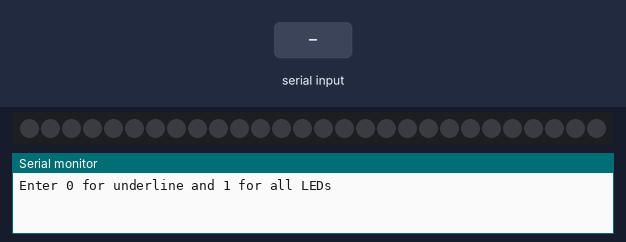
Simulated run of this sketch. Board: Arduino Uno, built with avr-gcc and run on an emulated ATmega328P. On the bench: 28 RGB LEDs in strip order, left to right, the last lines printed to the serial monitor. The test bench sets the inputs (shaded band).

Above: at 1.2 s.
1.3 s: "0\n" received over Serial
2.8 s: "1\n" received over Serial
At 3.7 s:
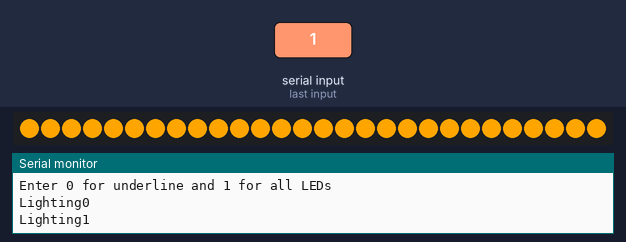
Timing chart, 0 to 5.8 s (numbered marks = the images above; inputs shaded):
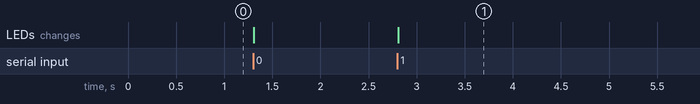

The sketch:

LEDUnderlineTest.ino
```cpp
#include <PololuLedStrip.h>

// Define the number of LEDs in your strip
#define NUM_LEDS 28  // Adjusted to match your strip length
#define LED_PIN 8   // The pin your LED strip is connected to
#define GROUP_SIZE 28 // Number of LEDs per group
#define HEIGHT 10
#define WIDTH 4

// Create an instance of the PololuLedStrip
PololuLedStrip<LED_PIN> ledStrip;

// Create a buffer for holding the colors (RGB values)
rgb_color colors[NUM_LEDS];

void setup() {
  // Initialize serial communication
  Serial.begin(9600);
  Serial.println("Enter 0 for underline and 1 for all LEDs");

  // Turn all LEDs off at startup
  allOff();
}

void loop() {
  // Check if data is available to read from Serial
  if (Serial.available() > 0) {
    // Read the incoming byte
    int num = Serial.parseInt();

    // Clear any remaining characters
    while(Serial.available() > 0) {
      Serial.read();
    }

    // Validate input
    if(num == 0 || num == 1) {
      // Turn all LEDs off first
      allOff();

      // Light up the selected group with orange color
      lightGroup(num, (rgb_color){255, 165, 0}); // Orange color (RGB: 255, 165, 0)

      Serial.println("Lighting" + String(num));
    } else {
      Serial.println("Invalid number. Enter a value between 0 and 1");
    }

    // Show the updated LED colors
    ledStrip.write(colors, NUM_LEDS);
  }

  // Small delay to prevent excessive looping
  delay(50);
}

// Function to turn off all LEDs
void allOff() {
  for(int i = 0; i < NUM_LEDS; i++) {
    colors[i] = (rgb_color){0, 0, 0}; // Black (off)
  }
  ledStrip.write(colors, NUM_LEDS);
}


void lightGroup(int groupNum, rgb_color color) {
  int startLED = groupNum ? 0 : HEIGHT + WIDTH + HEIGHT;
  int endLED = NUM_LEDS;

  for(int i = startLED; i < endLED; i++) {
    colors[i] = color;
  }
}
```

Measured:
- after the input at 2.8 s, the LEDs: change at once (image 1)
